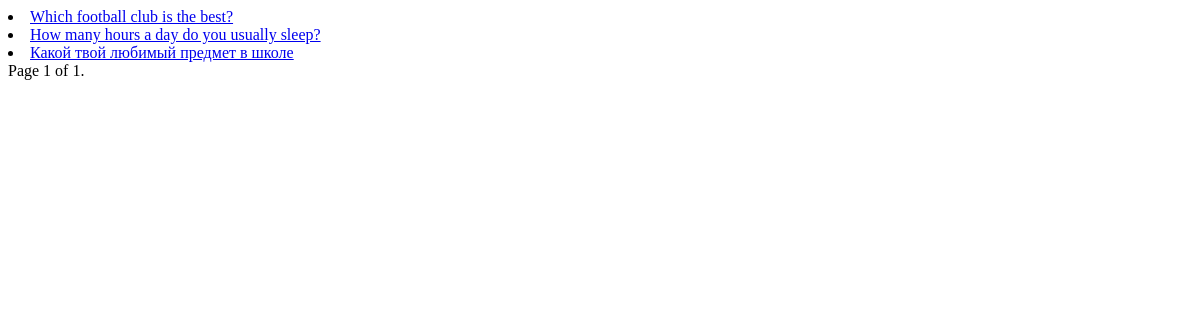
/polls/, run on an earlier commit of the app's database.
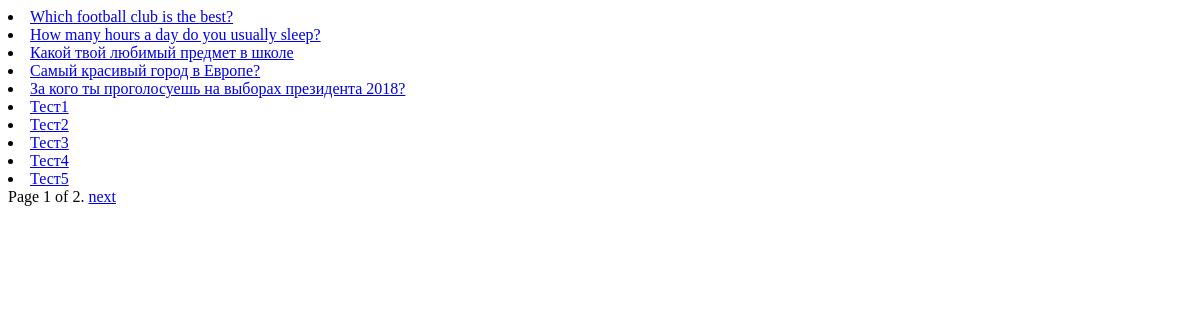
And on a later commit of the database.
### polls/models.py (models this page shows, shortened)
class Question(models.Model):
    question_text = models.CharField(max_length=200)
    pub_date = models.DateTimeField('date published')

### polls/views.py (the view)
def index(request,):
    question_list = Question.objects.all()
    paginator = Paginator(question_list, 10) #Отображает 25 вопрос на странице
    page = request.GET.get('page')
    try:
        questions = paginator.page(page)
    except PageNotAnInteger:
        questions = paginator.page(1)
    except EmptyPage:
        questions = paginator.page(paginator.num_pages)
    return render_to_response('polls/index.html', {"questions": questions})

### polls/templates/polls/index.html (shortened to what this page needs)
{% for question in questions %}
<li><a href="/polls/{{ question.id }}/">{{ question.question_text }}</a></li>
{% endfor %}
<div class="pagination">
    <span class="step-links">
        <span class="current">
            Page {{ questions.number }} of {{ questions.paginator.num_pages }}.
        </span>
        {% if questions.has_next %}
        <a href="?page={{ questions.next_page_number }}">next</a>
        {% endif %}
    </span>
</div>

What changed in the data, as far as the page shows it:
added Question: question_text "Самый красивый город в Европе?"
added Question: question_text "За кого ты проголосуешь на выборах президента 2018?"
added Question: question_text "Тест1"
added Question: question_text "Тест2"
added Question: question_text "Тест3"
added Question: question_text "Тест4"
added Question: question_text "Тест5"
Also different on the page:
{{ questions.paginator.num_pages }}: "1" → "2"
text now shown: "next"
